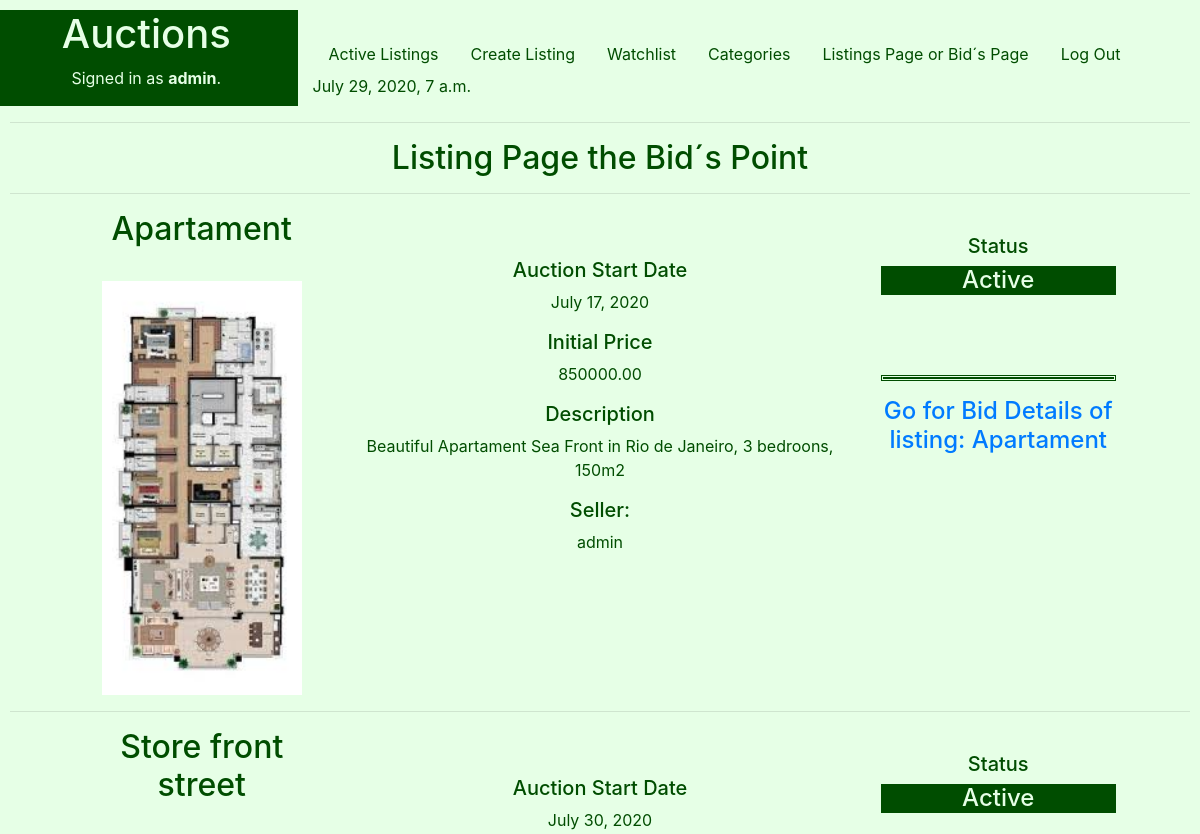
The app's page /Listingspage (signed in, upper part), older data.
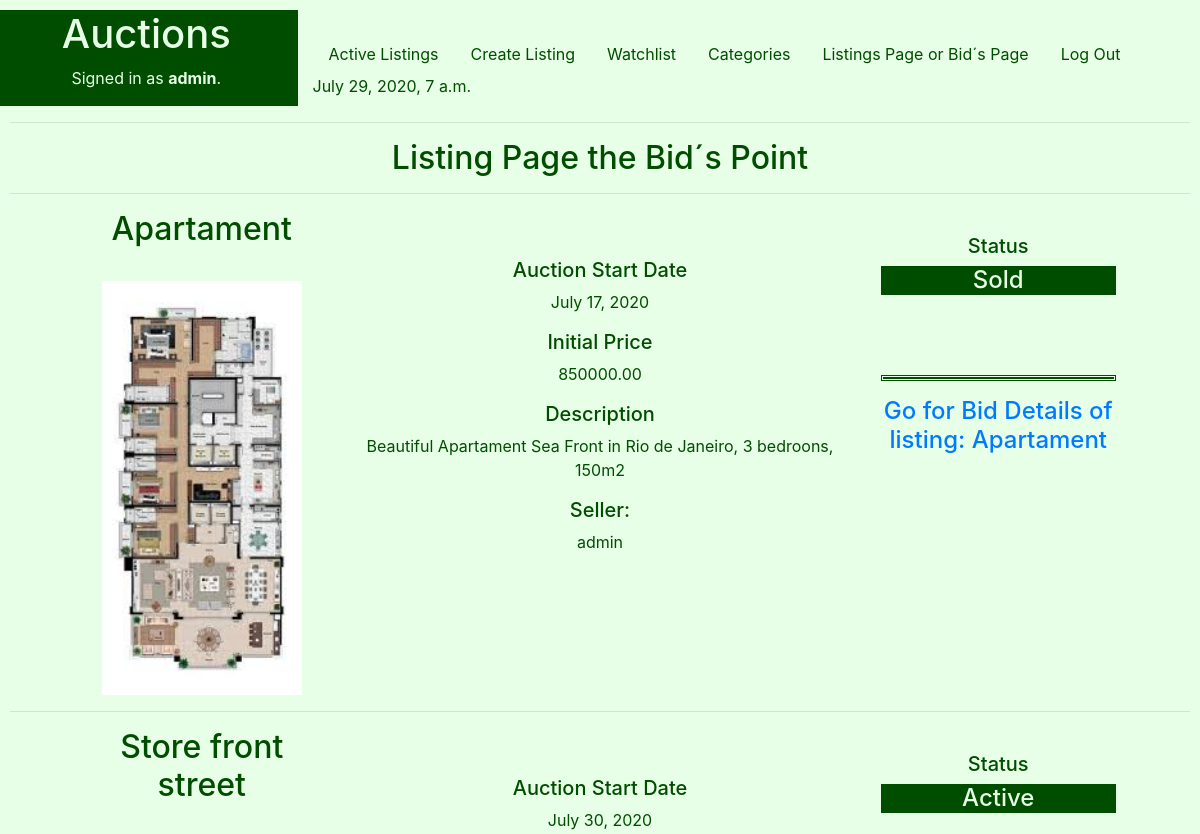
The same page, newer data.
### auctions/models.py (models this page shows, shortened)
class Listings(models.Model):
    STATUS = (
        ('Active', 'Active - Receiving Bids'),
        ('To Begin', 'To Begin - De Auction didn´t start yet'),
        ('Closed', 'Closed - The seller gave up the auction'),
        ('Sold', 'Sold'),
    )
    Ltitle = models.CharField(help_text="Choose a title for your listing",max_length=50)
    Ccode=models.IntegerField(help_text="Categories Ex: 1-Apartament,2-Commercial,3-Farm, 4-House ") #foreign key from PropTypes
    Ldescription = models.CharField(max_length=250)
    Lprice = models.FloatField(help_text="starting bid Just USD") #initial price
    Ldatestart = models.DateField(help_text="Please use the following format: <em>YYYY-MM-DD</em>. for the auction start")
    Lduration = models.IntegerField(help_text="Duration expressed in days" )
    Luser = models.CharField(max_length=25)
    Limage= models.ImageField(upload_to="media", blank=True) #Name of the picture saved on static folder
    Lstatus = models.CharField(max_length=8, choices=STATUS )

### auctions/views.py (the view)
# urls.py: path('Listingspage', views.Listingspage_view, name='Listingspage'),
@login_required
def Listingspage_view(request):
    d = datetime.now()
    context={
       "d": d,
       "Listings": Listings.objects.all(),
    }
    return render(request,"auctions/Listingspage.html", context)

### auctions/templates/auctions/Listingspage.html (shortened to what this page needs)
{% extends "auctions/layout.html" %}
{% block body %}
<h2 style=" text-align: center;">Listing Page the Bid´s Point</h2>
<hr>
<div class="form-group">
  <form >
      {% if Listings|length > 0 %}
          {% for L in Listings %}
              <div class="container" style="border:#004d00; width:90%">
                  <div class="row"  width="1700px"  style="text-align: center;">
                      <div class="col-lg-3">
                            <h2>{{  L.Ltitle }}</h2>
                            <br>
                            <img src=" {{L.Limage.url}} "  width="200">
                            <br>
                      </div>
                      <div class="col-lg-6" >
                          <br><br>
                          <h5>Auction Start Date  </h5>
                          <p>{{  L.Ldatestart }}</p>
                          <h5>Initial Price </h5>
                          <p> {{  L.Lprice |floatformat:2 }}</p>
                          <h5>Description</h5>
                          <p>{{  L.Ldescription }}</p>
                          <h5>Seller:</h5>
                          <p>{{  L.Luser }}</p>
                      </div>
                      <div class="col-lg-3" >
                      <br>
                      <h5>Status</h5>
                      <h4 style="background-color:#004d00; color:#e6ffe6 ; align:center;">
                      {{  L.Lstatus}} </h4>
                      <br>
                      <br>
                      <br>
                          <p style="color:  #004d00; border:double;" >
                          <a href="{% url 'auctions:BidsDetail' Btitle=L.Ltitle%}" >
                          <h4>Go for Bid Details of listing:  {{  L.Ltitle }}</h4></a>
                          </p>
                      </div>
                  </div>
              </div>
              <hr>
          {% endfor %}
      {% else %}
            <div class="form-group">
                <output>No matches found</output>
            </div>
      {% endif %}
  </form>
</div>
{% endblock %}

Row changes from the older to the newer data that the page shows:
changed Listings "Apartament": Lstatus "Active" → "Sold"
